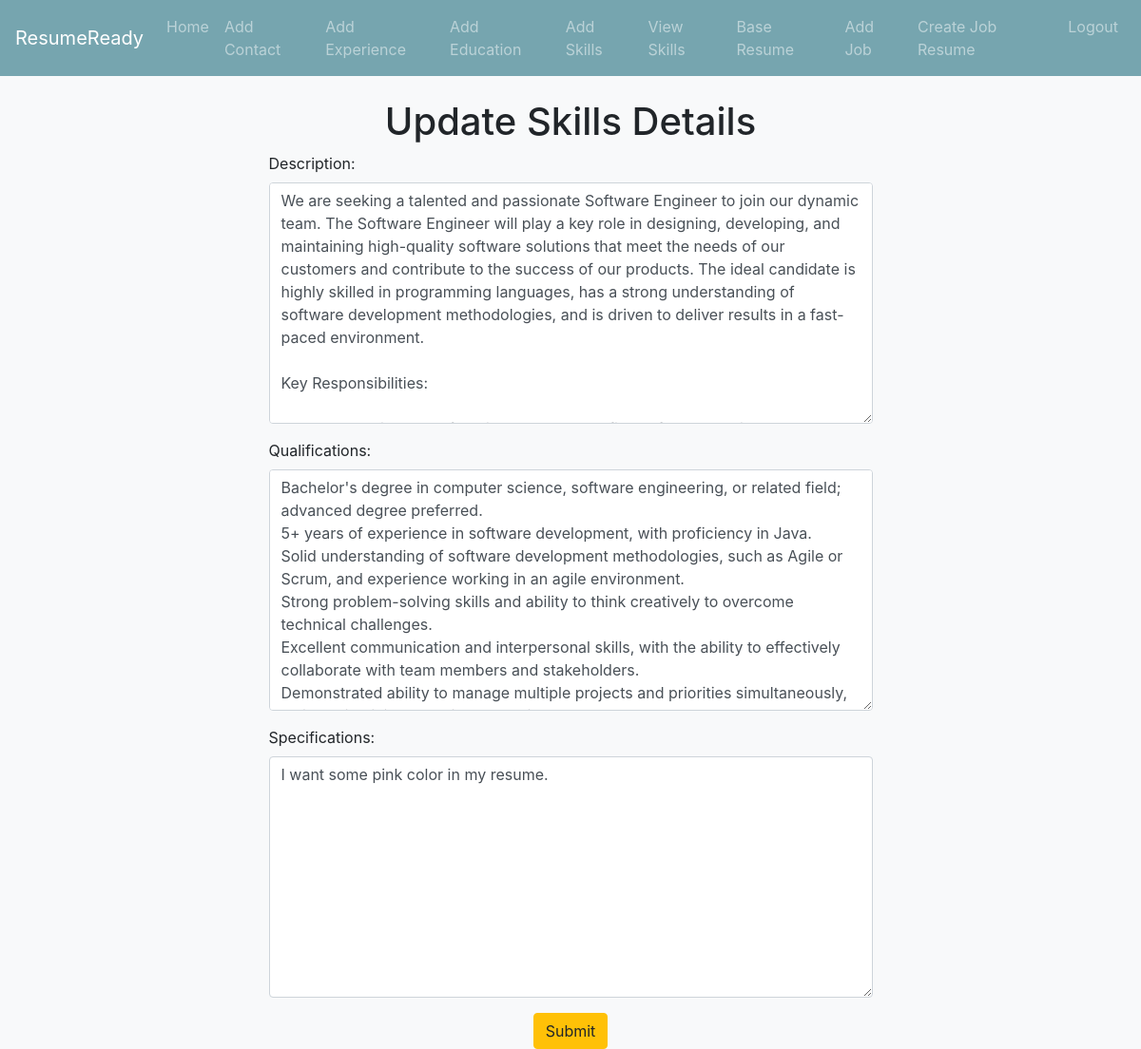
The page /update_jobs/2 (signed in) on the database as committed earlier.
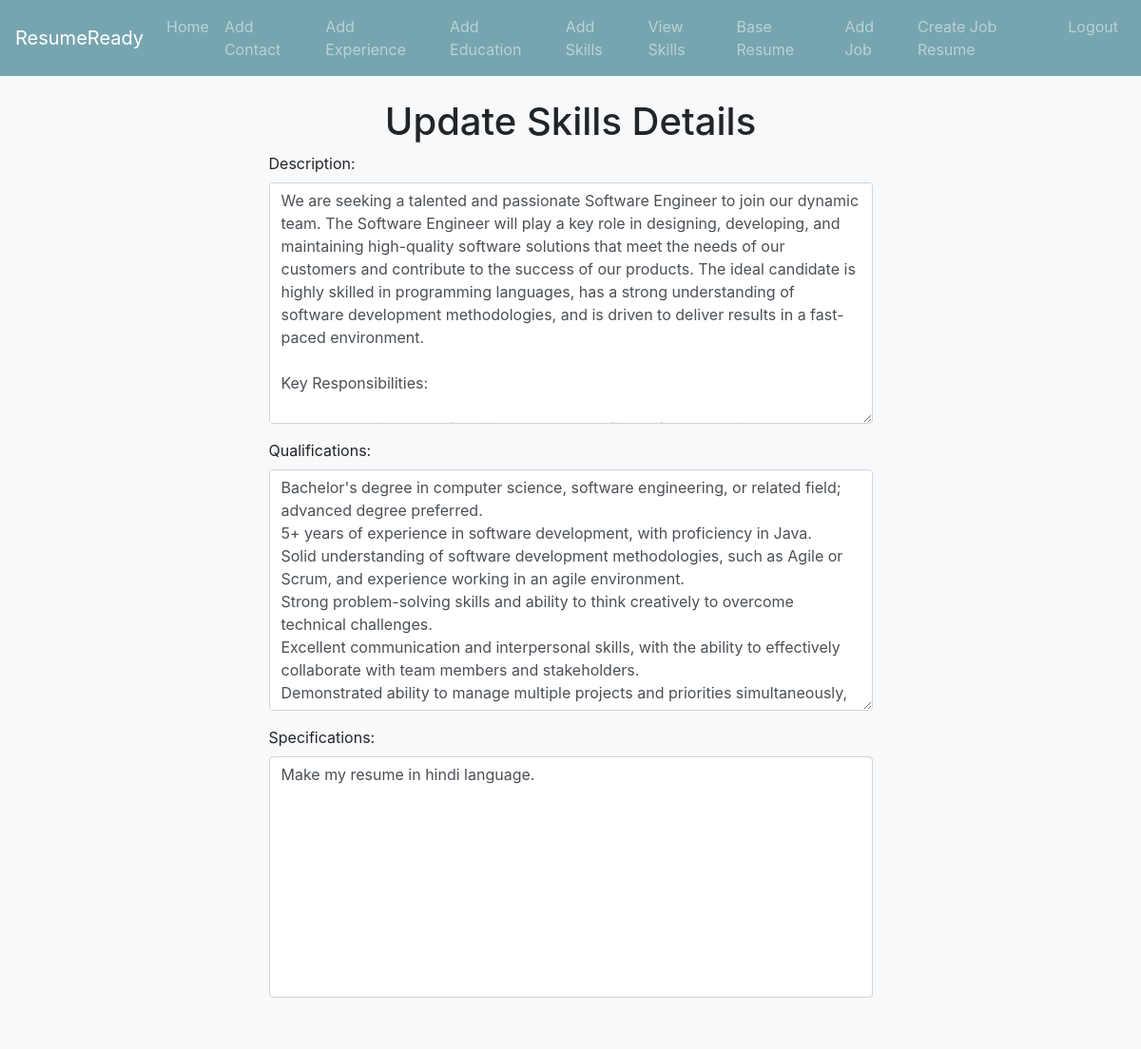
The same page on the database as committed later.
### details/models.py (models this page shows, shortened)
class Jobs(models.Model):
    description = models.TextField(blank=True)
    qualifications = models.TextField(blank=True)
    specifications = models.TextField(blank=True)
    owner = models.IntegerField('Job Owner', blank=False, default=1)

### details/views.py (the view)
# urls.py: path('update_jobs/<job_id>', views.update_jobs, name='update-jobs'),
def update_jobs(request, job_id):
    job = Jobs.objects.get(pk=job_id)
    form = JobsForm(request.POST or None, instance=job)
    if form.is_valid():
        form.save()
        return redirect('view-jobs')
    return render(request, 'details/update_jobs.html', {'form': form, 'job': job})

### details/forms.py
class JobsForm(ModelForm):
    class Meta:
        model = Jobs
        fields = ('description', 'qualifications', 'specifications')
    def __init__(self, *args, **kwargs):
        super(JobsForm, self).__init__(*args, **kwargs)
        self.fields['description'].widget.attrs['class'] = 'form-control'
        self.fields['qualifications'].widget.attrs['class'] = 'form-control'
        self.fields['specifications'].widget.attrs['class'] = 'form-control'

### details/templates/details/update_jobs.html (shortened to what this page needs)
{% extends 'details/base.html'%}
{% block content %}
    <h1 align="center">Update Skills Details</h1>
    {% if user.is_authenticated %}
    <div class="container">
        <div class="row justify-content-md-center">
            <div class="col col-lg-7">
            <form action="" method="post">
                {{ form.as_p }}
                <center><input type="submit" value="Submit" class="btn btn-warning"></center>
            </form>
            </div>
        </div>
    </div>
    {% else %}
        <h2> You need to be authenticated to access this page!</h2>
    {% endif %}
{% endblock %}

Rows that differ between the two databases and show on the page:
changed Jobs: specifications "I want some pink color in my resume." → "Make my resume in hindi language."
